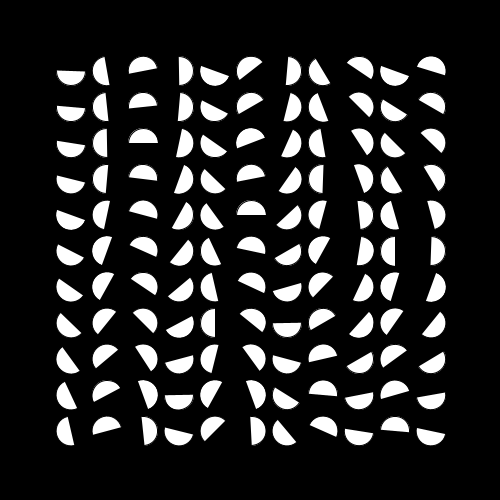
Frame 1 (no input)
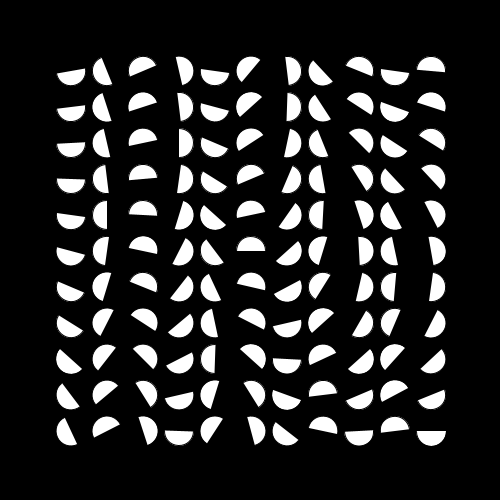
Frame 60 (the mouse pressed at the canvas centre just before this capture)
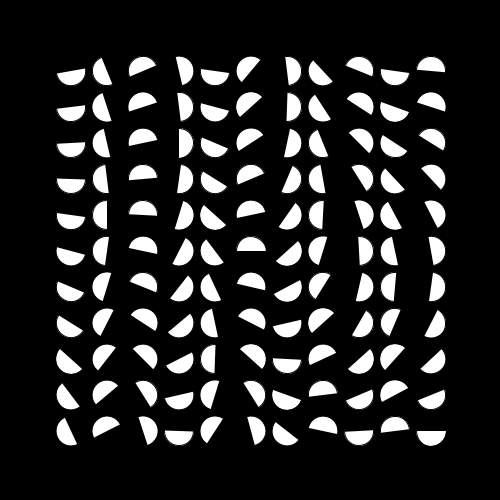
Frame 120 (the mouse held since frame 60 and released just before this capture)

The Processing sketch that drew these frames (run headless with seeded random() and noise(); from frame 60 on, the mouse is pressed at the canvas centre):

// Processing sketch: processing_38333
// ── processing_38333.pde

float a = 0;

void setup() {
  size(500, 500);  
  smooth();
}

void draw() {
  background(0);  
  int x = 400/11;
  for (float col = 1; col <= 11; col++) {
    for (float row = 1; row <= 11; row++) {
      a = a+col+row;
      /*if (a >= 360) {
      a = 0;
      }*/
      arc(35+x*col, 35+x*row, 30, 30, radians(a), radians(a+180));
    }
  }
}         
                                                
